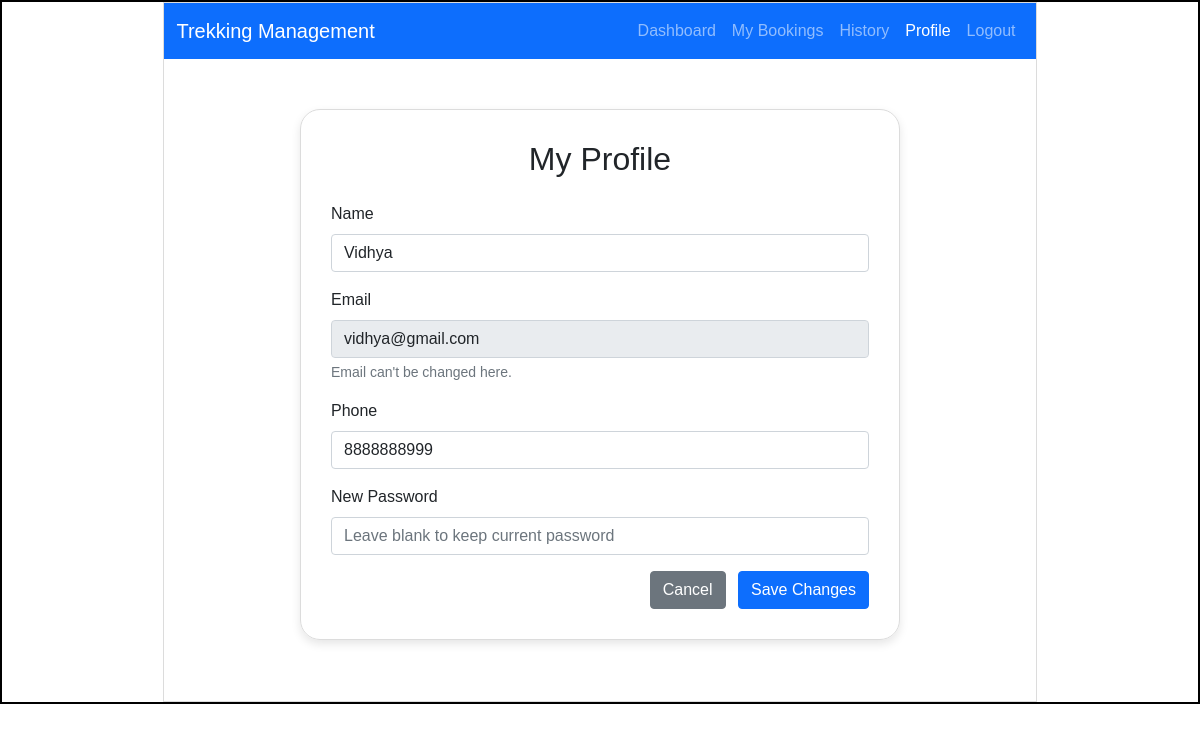
Page /trekker/profile/4 (signed in) on the committed database.
### models.py (models this page shows)
class User(db.Model):
    __tablename__ = "user"
    id = db.Column(db.Integer  , primary_key = True)
    name = db.Column(db.String() , nullable=False)
    email=db.Column(db.String(), unique = True , nullable=False )
    password = db.Column(db.String() , nullable=False)
    phone = db.Column(db.String(15) , nullable=False ,unique = True)
    role = db.Column(db.String(), nullable=False , default='trekker')
    is_blacklisted = db.Column(db.Boolean , nullable= False , default = False)
    bookings = db.relationship( "Booking" ,backref = "user",lazy=True) # One User -> Many Bookings
    staff_profile = db.relationship("Staff_Profile",backref = "user",uselist=False,lazy=True)

### app.py (the view, shortened to what this page needs)
@app.route("/trekker/profile/<int:user_id>", methods=["GET", "POST"])
@role_required("trekker")
@login_required
def trekker_profile(user_id):
    user = User.query.get_or_404(user_id)
    return render_template("trekker_profile.html", user=user)

### app.py (called while the page is built)
def login_required(f):
    @wraps(f)
    def wrapper(*args, **kwargs):
        if 'user_id' not in session:
            flash("Please log in to continue.", "warning")
            return redirect(url_for("login"))
        if 'user_id' in kwargs and kwargs['user_id'] != session['user_id']:
            flash("You don't have access to that page.", "warning")
            return _redirect_to_own_area()
        return f(*args, **kwargs)
    return wrapper

def role_required(*roles):
    def decorator(f):
        @wraps(f)
        def wrapper(*args, **kwargs):
            if 'user_id' not in session:
                flash("Please log in to continue.", "warning")
                return redirect(url_for("login"))
            if session.get('role') not in roles:
                flash("You don't have access to that page.", "warning")
                return _redirect_to_own_area()
            return f(*args, **kwargs)
        return wrapper
    return decorator

### templates/trekker_profile.html (shortened to what this page needs)
<!DOCTYPE html>
<html lang="en">
<head>
    <link rel="stylesheet" href="{{ url_for('static', filename='style.css') }}">
    <link href="https://cdn.jsdelivr.net/npm/bootstrap@5.0.2/dist/css/bootstrap.min.css" rel="stylesheet">
</head>
<body>
    <div id="main">
        <div id="canvas">
            <nav class="navbar navbar-expand-lg navbar-dark bg-primary">
                <div class="container-fluid">
                    <a class="navbar-brand" href="/trekker/dashboard/{{ user.id }}">Trekking Management</a>
                    <div class="navbar-nav ms-auto">
                        <a class="nav-link" href="/trekker/dashboard/{{ user.id }}">Dashboard</a>
                        <a class="nav-link" href="/trekker/bookings/{{ user.id }}">My Bookings</a>
                        <a class="nav-link" href="/trekker/history/{{ user.id }}">History</a>
                        <a class="nav-link active" href="/trekker/profile/{{ user.id }}">Profile</a>
                        <a class="nav-link" href="/logout">Logout</a>
                    </div>
                </div>
            </nav>
            <div id="form-body">
                <h2 class="text-center mb-4">My Profile</h2>
                <form action="{{ url_for('trekker_profile', user_id=user.id) }}" method="POST">
                    <div class="mb-3">
                        <label class="form-label">Name</label>
                        <input type="text" class="form-control" name="name" value="{{ user.name }}" required>
                    </div>
                    <div class="mb-3">
                        <label class="form-label">Email</label>
                        <input type="email" class="form-control" value="{{ user.email }}" disabled>
                        <div class="form-text">Email can't be changed here.</div>
                    </div>
                    <div class="mb-3">
                        <label class="form-label">Phone</label>
                        <input type="text" class="form-control" name="phone" value="{{ user.phone }}" maxlength= "10">
                    </div>
                    <div class="mb-3">
                        <label class="form-label">New Password</label>
                        <input type="password" class="form-control" name="password" placeholder="Leave blank to keep current password">
                    </div>
                    <div class="text-end">
                        <a href="/trekker/dashboard/{{ user.id }}" class="btn btn-secondary me-2">Cancel</a>
                        <button type="submit" class="btn btn-primary">Save Changes</button>
                    </div>
                </form>
            </div>
        </div>
    </div>
</body>
</html>

### static/style.css (style rules this page uses)
* { margin:0px; font-family: Arial, Helvetica, sans-serif; }
#main { border:2px solid black; margin-top: 0px; }
#canvas { border:1px solid #dcdcdc; width:73%; height:700px; margin:auto; }
#form-body { border:1px solid #dcdcdc; width:400px; height:400px; margin:auto; margin-top:130px; border-radius:20px; padding: 15px; overflow-y:auto; box-shadow:0px 4px 10px rgba(0,0,0,0.1); }

### templates/trekker_profile.html (style rules this page uses)
#form-body { width: 600px; height: auto; margin-top: 50px; border-radius: 20px; padding: 30px; }

### rows in the picture
User: name "Vidhya", email "vidhya@gmail.com", phone "8888888999"
